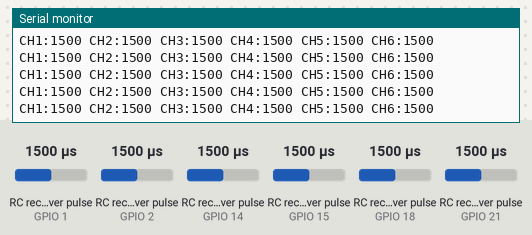
This sketch was run on a simulated ESP32-S3. On the bench: the last lines printed to the serial monitor. Wiring (inferred from the names in the program): 6 × RC receiver channel: data GPIO 1 / data GPIO 2 / data GPIO 14 / data GPIO 15 / data GPIO 18 / data GPIO 21. The test bench sets the inputs (shaded band); at power-on: RC receiver pulse (sensors on GPIO 1, GPIO 2, GPIO 14, GPIO 15, GPIO 18, GPIO 21) 1500 µs.

Above: at 1.4 s.
1.5 s: RC receiver pulse (sensor on GPIO 1) set to 1020 µs
At 1.61 s:
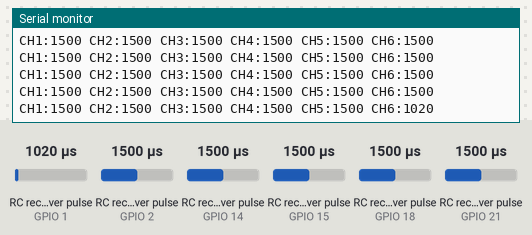
3.0 s: RC receiver pulse (sensor on GPIO 2) set to 1020 µs
At 3.01 s:
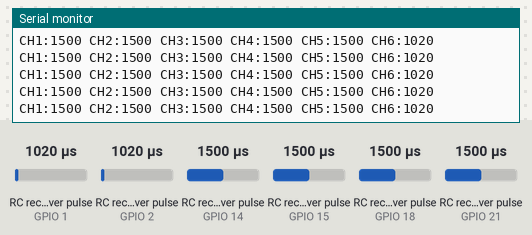
4.5 s: RC receiver pulse (sensor on GPIO 14) set to 1020 µs
At 4.51 s:
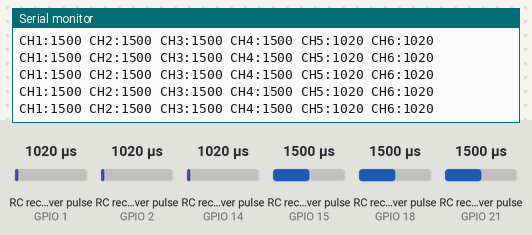
6.0 s: RC receiver pulse (sensor on GPIO 15) set to 1020 µs
At 6.02 s:
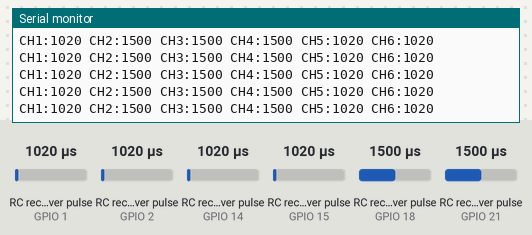
7.5 s: RC receiver pulse (sensor on GPIO 18) set to 1020 µs
At 7.52 s:
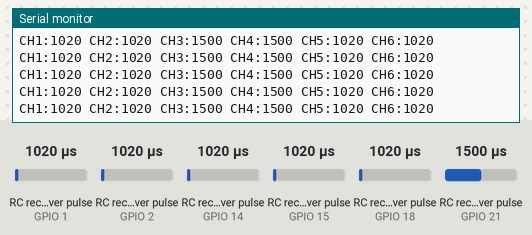
9.0 s: RC receiver pulse (sensor on GPIO 21) set to 1020 µs
At 9.02 s:
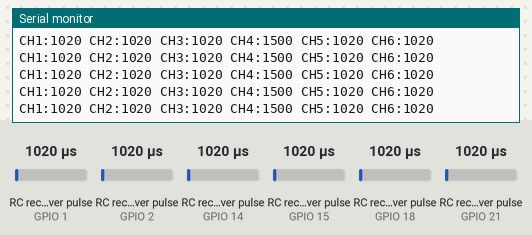
Timing chart, 0 to 11.5 s (numbered marks = the images above; inputs shaded):
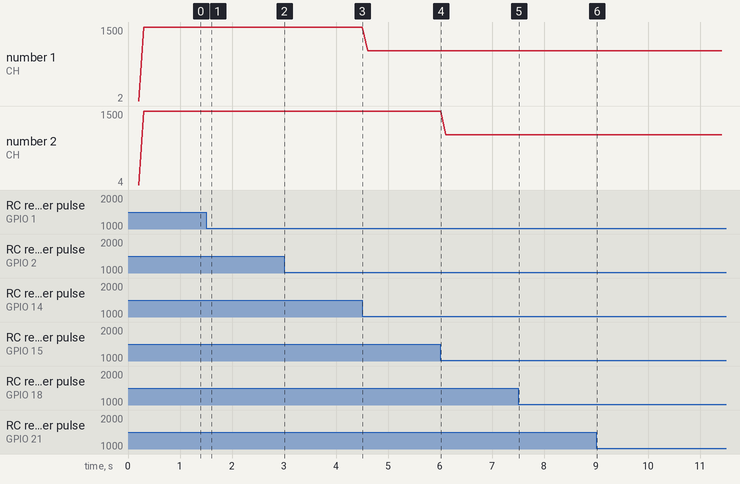

The sketch:

M3_remote_pwm.ino
```cpp
/*
 * [M3] 遥控器 PWM 通道测试 —— ESP32-S3 自研四旋翼
 * =====================================================
 * 功能：读取 FlySky FS-iA6 接收机 6 路 PWM 信号，串口打印脉宽
 *
 * 背景：FS-iA6 接收机只支持 PWM 输出（无 SBUS）。
 *       先用本程序验证"遥控器→接收机→飞控"链路；
 *       后续换 FS-iA6B 接收机后改用 SBUS（代码已备好，见 m3_sbus）。
 *
 * 接线（测试阶段，USB 供电）：
 *   接收机 B/VCC  ──► ESP32 板 5V 引脚（USB 供电时输出 5V）
 *   接收机 GND    ──► ESP32 板 GND
 *   CH1 信号针(S) ──► GPIO14
 *   CH2 信号针(S) ──► GPIO15
 *   CH3 信号针(S) ──► GPIO18
 *   CH4 信号针(S) ──► GPIO21
 *   CH5 信号针(S) ──► GPIO2
 *   CH6 信号针(S) ──► GPIO1
 *
 * 测试步骤：
 *   1) 遥控器先开机（绿灯亮）
 *   2) 接收机通电（B/VCC 接 5V、GND 接地）
 *   3) 烧录本程序，打开串口监视器 115200
 *   4) 摇杆各方向推一遍，看 CH1~CH6 数值：
 *        中位 ≈ 1500，推到底 ≈ 1000 / 2000（单位 µs）
 */

#include <Arduino.h>

#define CH_COUNT 6
const uint8_t CH_PINS[CH_COUNT] = {14, 15, 18, 21, 2, 1};

volatile uint32_t rise_us[CH_COUNT];
volatile uint16_t ch_us[CH_COUNT] = {0, 0, 0, 0, 0, 0};   // 0 = 尚未收到该通道脉冲

/* 每个通道一个中断：上升沿记起点，下降沿算脉宽 */
#define MAKE_ISR(N)                                            \
  void IRAM_ATTR isr_ch##N() {                                 \
    uint32_t t = micros();                                     \
    if (digitalRead(CH_PINS[N])) { rise_us[N] = t; }           \
    else { ch_us[N] = (uint16_t)(t - rise_us[N]); }            \
  }

MAKE_ISR(0)
MAKE_ISR(1)
MAKE_ISR(2)
MAKE_ISR(3)
MAKE_ISR(4)
MAKE_ISR(5)

void setup() {
  Serial.begin(115200);
  delay(200);

  for (int i = 0; i < CH_COUNT; i++) {
    pinMode(CH_PINS[i], INPUT);
  }
  attachInterrupt(digitalPinToInterrupt(CH_PINS[0]), isr_ch0, CHANGE);
  attachInterrupt(digitalPinToInterrupt(CH_PINS[1]), isr_ch1, CHANGE);
  attachInterrupt(digitalPinToInterrupt(CH_PINS[2]), isr_ch2, CHANGE);
  attachInterrupt(digitalPinToInterrupt(CH_PINS[3]), isr_ch3, CHANGE);
  attachInterrupt(digitalPinToInterrupt(CH_PINS[4]), isr_ch4, CHANGE);
  attachInterrupt(digitalPinToInterrupt(CH_PINS[5]), isr_ch5, CHANGE);

  Serial.println("[M3] 遥控器 PWM 通道测试 / GPIO 14 15 18 21 2 1");
  Serial.println("等待信号...（遥控器先开机，接收机再接 5V）");
}

void loop() {
  static uint32_t last_print = 0;
  if (millis() - last_print >= 100) {
    last_print = millis();
    for (int i = 0; i < CH_COUNT; i++) {
      Serial.printf("CH%d:", i + 1);
      if (ch_us[i] == 0) Serial.print("----");
      else Serial.printf("%4u", ch_us[i]);
      Serial.print(" ");
    }
    Serial.println();
  }
}
```

Measured:
- after the input at 1.5 s, the serial monitor: prints a new line after 0.11 s (image 1)
